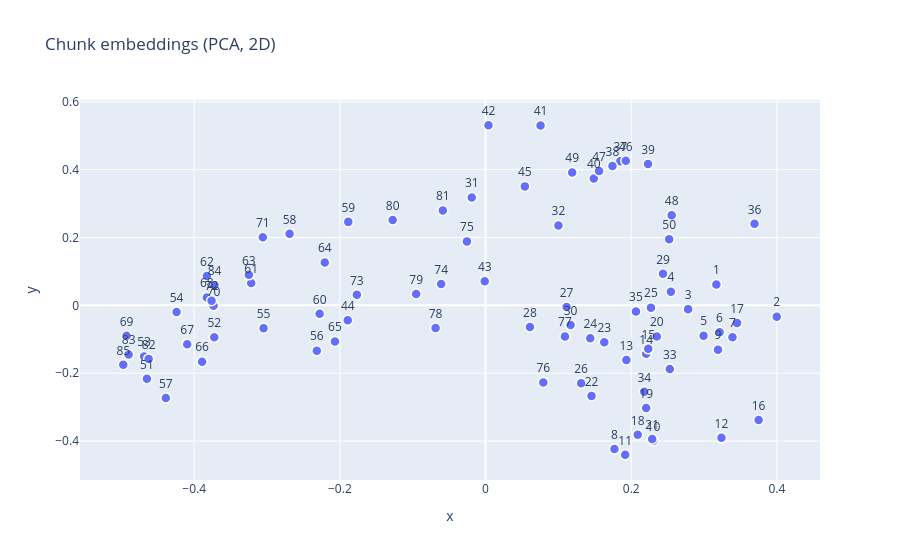

Notebook cell for this chart:
### Code cell
import numpy as np
import pandas as pd
import plotly.express as px
from sklearn.decomposition import PCA

coords = PCA(n_components=2).fit_transform(np.array(embeddings))
# from sklearn.manifold import TSNE
# coords = TSNE(n_components=2, perplexity=min(30, len(chunks) - 1),
#               random_state=42).fit_transform(np.array(embeddings))

df = pd.DataFrame({
    "x": coords[:, 0],
    "y": coords[:, 1],
    "chunk": range(1, len(chunks) + 1),
    "preview": [c[:120].replace("\n", " ") + "…" for c in chunks],
})

fig = px.scatter(df, x="x", y="y", text="chunk",
                 hover_data={"preview": True, "x": False, "y": False},
                 title="Chunk embeddings (PCA, 2D)")
fig.update_traces(marker=dict(size=10, line=dict(width=1.5, color="white")),
                  textposition="top center")
fig.show()

### Figure 1 — Plotly figure (JSON) as saved in the notebook; plotly's stock layout.template omitted (floating-point values rounded to 4 significant figures)
{"data": [{"customdata": [["The Best Work of Our Lives CULTURE MEMO At Netflix, we aspire to entertain the world, thrilling audiences everywhere. To…"], ["have high performers at Netflix — people who are great at what they do, and even better at working together. ● People ov…"], ["ll of what’s next — even when it’s uncomfortable. ● Great and Always Better: We often say Netflix sucks today compared t…"], ["are and the way we empower people at every level. As our business grows and evolves, our culture (and this document) wil…"], ["t for everyone, so please read on. THE DREAM TEAM We believe that what makes a fantastic workplace isn’t a great office …"], ["e dysfunctional, as anyone who’s watched Ozark or Wednesday knows. Professional sports teams, on the other hand, focus o…"], ["s better together. These are the values we value: ● Selflessness — you are humble when searching for the best ideas; you…"], ["give feedback; you are open about what’s working and what needs to improve; you admit mistakes openly and share learning…"], ["nge the status quo, in the pursuit of excellence. ● Inclusion — you recognize your biases and work to counteract them; y…"], ["changing circumstances; you make tough decisions without agonizing or long delay; you embrace a hard challenge. It’s eas…"], ["is, in turn, enables us to practice extraordinary candor — ensuring constructive feedback is part of our everyday work (…"], ["hem directly. This is especially true when you’re giving feedback to someone more senior or from a different background,…"], ["seniority, tenure or unconditional loyalty. It’s also why we focus on maintaining a high performance culture. To recruit…"], ["ong developers of talent. And to ensure they have the right player at every position, we ask them to apply what we call …"], ["hild and his dad saying, “That’s a keeper, Reed!” © 2024 Netflix, Inc. All rights reserved. | Last updated: June 2024 | …"], ["t pay off. On the Dream Team, you need people who challenge the status quo and try new things. So we stick with employee…"], ["kes everyone more successful. PEOPLE OVER PROCESS Many of us have worked at companies where decisions were made top down…"], ["ood decision-making muscles at every level of the company, priding ourselves on how few, not how many, decisions senior …"], ["ions. It takes an unusually responsible person to thrive on this level of freedom — someone who’s self-motivated, self-a…"], ["when someone is about to make a decision that is unethical or could materially harm Netflix, during a crisis or if a new…"], ["all on the right way ahead. Then different teams, each led by their own informed captain, implement the decision. This h…"], ["en to people at every level. We call this farming for dissent. Of course, not all opinions are created equal — and with …"], ["neer, and vice versa when it comes to our product or technology. After a decision is made, we expect everyone, including…"], ["and what didn’t — so everyone can learn how to do better next time. Launching a game, TV show or film, running a marketi…"], ["a minimum and ensure any process is good (simple, efficient, impactful). Our vacation policy, for example, is two words:…"], ["ity and making it harder for businesses to adapt. You might think that this kind of freedom would lead to chaos. In real…"], ["op and grow. In entertainment and technology, our biggest threat is a lack of creativity, adaptability and innovation. I…"], ["a billion 2 people globally — something no other entertainment company has ever done before. Success requires us to be b…"], ["Many people will be happier at companies that are more stable or take fewer risks. Netflix works best if you value exper…"], ["f stories and people on screen. This diversity is wonderful and it can create real tension since we all have such differ…"], ["ram for a wide variety of audiences, cultures and tastes; and we provide ratings, content advisories and parental contro…"], ["servative — that means our audience is over 500M. © 2024 Netflix, Inc. All rights reserved. | Last updated: June 2024 | …"], ["ed our first DVD in 1998. But we're nowhere close to where we want to be in the future. It’s why we care so much about t…"], ["our culture, not preserve it. Every new employee helps shape how we work — finding new ways to accomplish more together.…"], ["e, shows us the way: If you want to build a ship, don't drum up the people to gather wood, divide the work, and give ord…"], ["For Netflix, a big part of our focus on excellence is hiring people who are great at what they do and creating an enviro…"], ["nd make decisions that are right for your family. That starts with a flexible approach to the support Netflix provides a…"], ["in an individual's life is welcoming a new child. Our parental leave policy is: \"take care of your child and yourself.\" …"], ["s to determine what's best for them and Netflix.  TIME AWAY Our vacation policy is “take vacation”, and we actually do. …"], ["u—including when your mind and body need a break. While time away may be observed differently depending on your location…"], ["n, fertility, surrogacy, and/or adoption options. These benefits are available to employees and their spouse/domestic pa…"], ["ious programs to support you and your dependents. Globally, we provide access to mindfulness and meditation as well as f…"], ["nthly allowance to purchase benefits on your own. No matter what the case is, we make sure that you’re covered.  FINANCE…"], ["it is and is not defined by set bands and grades. If your market adjusts, we do not have to wait for an annual compensat…"], ["ies across gender and race.  Stock Option Program Employees choose each year how much of their eligible compensation the…"], ["ted and you keep them even if you leave Netflix.  Employee Giving Program At Netflix, you have the ability to impact the…"], ["unteer time through our Employee Giving Program.  Netflix Image 5004 03 NOV 17-NOV (©Tiffany Luong 2024)-00671 copy f p …"], [".” We do not have a set travel policy at Netflix. Using our guiding principles of context, not control - you can use jud…"], ["ideshare car on your way to and from the office.  Relocation Benefits We are not bound by policies and restrictions of w…"], ["ulti-faceted and that there is a lot to consider. Our goal is to remove distractions by providing inclusive, fair, and m…"], ["PART I Forward-Looking Statements This Annual Report on Form 10-K contains forward-looking statements within the meaning…"], ["t income, expenses, and profitability; liquidity, including the suf iciency of our capital resources, cash requirements;…"], ["price volatility; impact of foreign exchange rate fluctuations; expectations regarding hedging activity; impact of inter…"], ["(“AI”); accounting treatment for changes related to content assets; acquisitions; actions by competitors; membership gro…"], ["original programming, consumer products and live experiences; impact of work stoppages; content amortization; resolution…"], ["; our company culture; expectations regarding the transaction with Warner Bros. Discovery, Inc. (\"WBD\"); and our ability…"], ["detailed discussion of these and other risks and uncertainties that could cause actual results and events to dif er mate…"], ["-looking statements included in this document are based on information available to us on the date hereof, and we assume…"], ["ainment services offering TV series, films, games and live programming across a wide variety of genres and languages. Me…"], ["t. We strive to continuously improve our members' experience by offering compelling content that delights them and attra…"], ["that they will find enjoyable. BUSINESS SEGMENTS We operate as one operating segment. Our revenues are primarily derived…"], ["ancial statements for further detail. COMPETITION The market for entertainment video is intensely competitive and subjec…"], ["s (including those that provide pirated content), video gaming providers, open content platform providers, which provide…"], ["eir moments of free time. We also compete against entertainment video providers and content producers in obtaining conte…"], ["ve for consumers to choose us in their moments of free time. We have often referred to this choice as our objective of “…"], ["erings. 1 Table of Contents INTELLECTUAL PROPERTY We regard our trademarks, service marks, copyrights, patents, domain n…"], ["aws and confidentiality agreements to protect our proprietary intellectual property. Our intellectual property rights ex…"], ["of third parties in creating some of our content, merchandising our products and marketing our service. Our ability to p…"], ["ements thereof, such as the public performance of music contained within the content we distribute. The license periods …"], ["in any intellectual property disputes. REGULATION The media landscape and the internet delivery of content have seen gro…"], ["ices like ours. In particular, we are seeing some countries update their cultural support legislation to include service…"], ["certain countries, regulators are also looking at restrictions that could require formal reviews of and/or adjustments t…"], ["e content offerings we may provide. HUMAN CAPITAL Our business is to entertain the world across different countries, cul…"], ["he members we serve, we employ people in multiple countries around the world and work to maintain a global culture of in…"], ["ca. We also have a number of employees engaged in content production, some of whom are part-time or temporary, and whose…"], ["lix Culture Memo”, which was updated in 2024. Our culture is focused on excellence and creating an environment where tal…"], ["and memos, which we often share broadly, inviting comments. We aim to attract and retain great people — representing a b…"], ["to choose the form of their compensation between cash and stock options. This permits employee compensation to be highly…"], ["m underrepresented groups are not being underpaid based on gender identity (globally) and race or ethnicity (United Stat…"], ["enefit programs based on region, including health benefits. In the U.S., employees generally receive an annual cash heal…"], ["ing and a company match for charitable donations. We believe that our approach to human capital resources has been instr…"], ["ise to be regarded as part of, this Annual Report on Form 10-K. We make available, free of charge on our website, access…"], ["15(d) of the Securities Exchange Act of 1934, as amended (the “Exchange Act”), as soon as reasonably practicable after w…"], ["ur investors using our investor relations website (ir.netflix.net), SEC filings, press releases, public conference calls…"], ["mation we post on social media and blogs could be deemed to be material information. Therefore, we encourage investors, …"]], "hovertemplate": "chunk=%{text}<br>preview=%{customdata[0]}<extra></extra>", "legendgroup": "", "marker": {"color": "#636efa", "line": {"color": "white", "width": 1.5}, "size": 10, "symbol": "circle"}, "mode": "markers+text", "name": "", "orientation": "v", "showlegend": false, "text": [1, 2, 3, 4, 5, 6, 7, 8, 9, 10, 11, 12, 13, 14, 15, 16, 17, 18, 19, 20, 21, 22, 23, 24, 25, 26, 27, 28, 29, 30, 31, 32, 33, 34, 35, 36, 37, 38, 39, 40, 41, 42, 43, 44, 45, 46, 47, 48, 49, 50, 51, 52, 53, 54, 55, 56, 57, 58, 59, 60, 61, 62, 63, 64, 65, 66, 67, 68, 69, 70, 71, 72, 73, 74, 75, 76, 77, 78, 79, 80, 81, 82, 83, 84, 85], "textposition": "top center", "type": "scatter", "x": [0.3169, 0.3998, 0.2781, 0.2545, 0.2993, 0.3213, 0.3391, 0.177, 0.3192, 0.2305, 0.1917, 0.3239, 0.1933, 0.2205, 0.2234, 0.3749, 0.3453, 0.209, 0.2206, 0.2352, 0.2288, 0.1455, 0.163, 0.1438, 0.2271, 0.1312, 0.1113, 0.06096, 0.2436, 0.1168, -0.01892, 0.1001, 0.253, 0.218, 0.2065, 0.3693, 0.185, 0.1742, 0.2231, 0.1486, 0.07557, 0.00407, -0.001082, -0.1892, 0.054, 0.1926, 0.1559, 0.2555, 0.119, 0.2521, -0.4649, -0.3724, -0.4687, -0.4242, -0.3047, -0.2316, -0.4389, -0.269, -0.1884, -0.2277, -0.3217, -0.3825, -0.3249, -0.2207, -0.2067, -0.3891, -0.4095, -0.3826, -0.4928, -0.3734, -0.3058, -0.3761, -0.1766, -0.06089, -0.02553, 0.07932, 0.109, -0.06855, -0.09526, -0.1275, -0.05861, -0.4625, -0.49, -0.3721, -0.4974], "xaxis": "x", "y": [0.06167, -0.03343, -0.01108, 0.04026, -0.08936, -0.07926, -0.09409, -0.4234, -0.1306, -0.399, -0.4403, -0.3904, -0.1607, -0.1428, -0.1281, -0.3377, -0.05204, -0.3814, -0.3023, -0.09175, -0.3939, -0.2667, -0.1085, -0.09701, -0.006941, -0.2296, -0.004531, -0.0639, 0.09295, -0.05766, 0.3179, 0.2351, -0.1874, -0.2546, -0.01795, 0.2405, 0.4245, 0.4108, 0.4164, 0.3737, 0.53, 0.5309, 0.07099, -0.04387, 0.3507, 0.4262, 0.3963, 0.2657, 0.3913, 0.1949, -0.2165, -0.09382, -0.1509, -0.01942, -0.06748, -0.1337, -0.2729, 0.2108, 0.2461, -0.02501, 0.06607, 0.08662, 0.08995, 0.1265, -0.1062, -0.166, -0.1149, 0.02312, -0.08958, -0.001346, 0.2006, 0.0137, 0.03128, 0.06287, 0.1886, -0.2271, -0.09164, -0.06687, 0.03383, 0.2514, 0.2797, -0.1577, -0.1447, 0.05902, -0.1751], "yaxis": "y"}], "layout": {"legend": {"tracegroupgap": 0}, "title": {"text": "Chunk embeddings (PCA, 2D)"}, "xaxis": {"anchor": "y", "domain": [0, 1], "title": {"text": "x"}}, "yaxis": {"anchor": "x", "domain": [0, 1], "title": {"text": "y"}}}}
